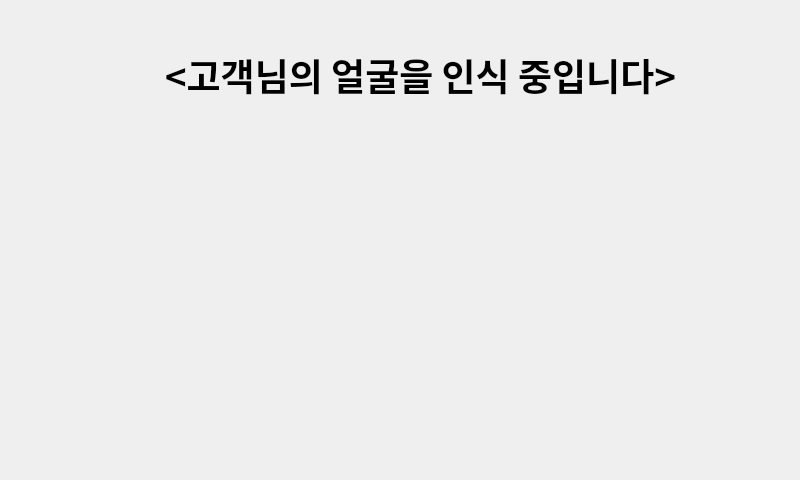
<?xml version="1.0" encoding="UTF-8"?>
<ui version="4.0">
 <class>CameraWindow</class>
 <widget class="QMainWindow" name="CameraWindow">
  <property name="geometry">
   <rect>
    <x>0</x>
    <y>0</y>
    <width>800</width>
    <height>480</height>
   </rect>
  </property>
  <property name="windowTitle">
   <string>MainWindow</string>
  </property>
  <widget class="QWidget" name="centralwidget">
   <widget class="QLabel" name="label_camera_main">
    <property name="geometry">
     <rect>
      <x>-1</x>
      <y>-1</y>
      <width>800</width>
      <height>480</height>
     </rect>
    </property>
    <property name="styleSheet">
     <string notr="true">border-image: url(:/newPrefix/image/juicebro.jpg);</string>
    </property>
    <property name="text">
     <string/>
    </property>
   </widget>
   <widget class="QLabel" name="label_camera_title">
    <property name="geometry">
     <rect>
      <x>110</x>
      <y>40</y>
      <width>621</width>
      <height>71</height>
     </rect>
    </property>
    <property name="palette">
     <palette>
      <active>
       <colorrole role="Text">
        <brush brushstyle="SolidPattern">
         <color alpha="255">
          <red>121</red>
          <green>11</green>
          <blue>255</blue>
         </color>
        </brush>
       </colorrole>
      </active>
      <inactive>
       <colorrole role="Text">
        <brush brushstyle="SolidPattern">
         <color alpha="255">
          <red>121</red>
          <green>11</green>
          <blue>255</blue>
         </color>
        </brush>
       </colorrole>
      </inactive>
      <disabled>
       <colorrole role="Text">
        <brush brushstyle="SolidPattern">
         <color alpha="255">
          <red>120</red>
          <green>120</green>
          <blue>120</blue>
         </color>
        </brush>
       </colorrole>
      </disabled>
     </palette>
    </property>
    <property name="font">
     <font>
      <family>야놀자 야체 B</family>
      <pointsize>28</pointsize>
      <weight>75</weight>
      <bold>true</bold>
     </font>
    </property>
    <property name="text">
     <string>&lt;고객님의 얼굴을 인식 중입니다&gt;</string>
    </property>
    <property name="alignment">
     <set>Qt::AlignCenter</set>
    </property>
   </widget>
   <widget class="QWidget" name="camera_widget" native="true">
    <property name="geometry">
     <rect>
      <x>260</x>
      <y>150</y>
      <width>341</width>
      <height>261</height>
     </rect>
    </property>
   </widget>
  </widget>
 </widget>
 <resources>
  <include location="xz.qrc"/>
 </resources>
 <connections/>
</ui>
